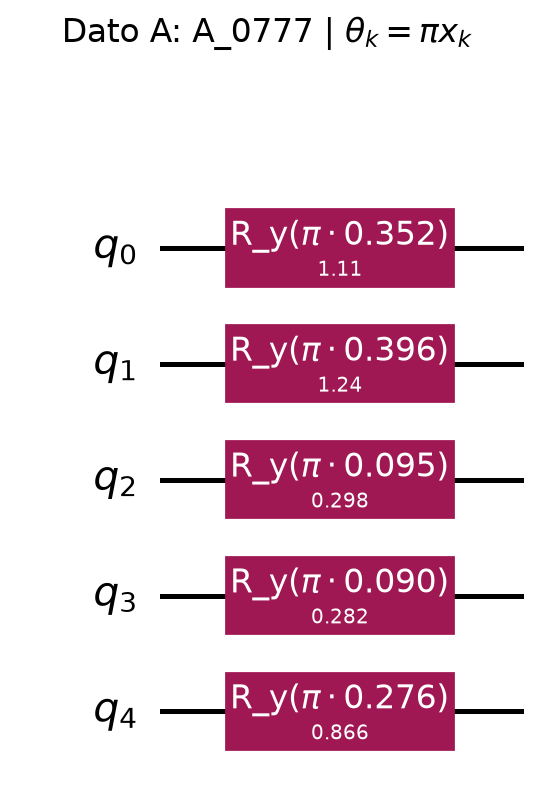
#> input picture tres_datos_finales/circuitos/circuito_dato_A.png, 550 x 799 px; its folder holds 3 pictures in this run
$ python 15_crear_figura_circuitos_ABC.py
#> lines starting #> are read from the running program, lines starting #| are printed output that depends on the picture
"""Compone los tres circuitos principales en una sola figura para el informe."""

from pathlib import Path

from PIL import Image, ImageDraw, ImageFont


ROOT = Path(__file__).resolve().parent.parent
SOURCE_DIR = ROOT / "tres_datos_finales" / "circuitos"
OUTPUT_DIR = ROOT / "figuras_informe"


def main():
    names = ("A", "B", "C")
    images = []
    for name in names:
        path = SOURCE_DIR / f"circuito_dato_{name}.png"
        with Image.open(path) as image:
#> image is the input picture: PIL image 550x799 RGBA; mean R, G, B, A 232.6, 207.2, 218.3, 255
            images.append(image.convert("RGB"))
    gap, label_height = 18, 26
    width = sum(image.width for image in images) + gap * (len(images) - 1)
#> width = 1686
    height = max(image.height for image in images) + label_height
#> height = 825
    sheet = Image.new("RGB", (width, height), "white")
#> sheet: PIL image 1686x825 RGB; every value is 255
    draw = ImageDraw.Draw(sheet)
    font = ImageFont.load_default()
    x = 0
    for name, image in zip(names, images):
        sheet.paste(image, (x, 0))
        draw.text((x + 8, image.height + 7), f"Dato {name}", fill="black", font=font)
        x += image.width + gap
#> this loop made 3 passes
#> (name, x) on passes 1 to 3: ('A', 568), ('B', 1136), ('C', 1704)
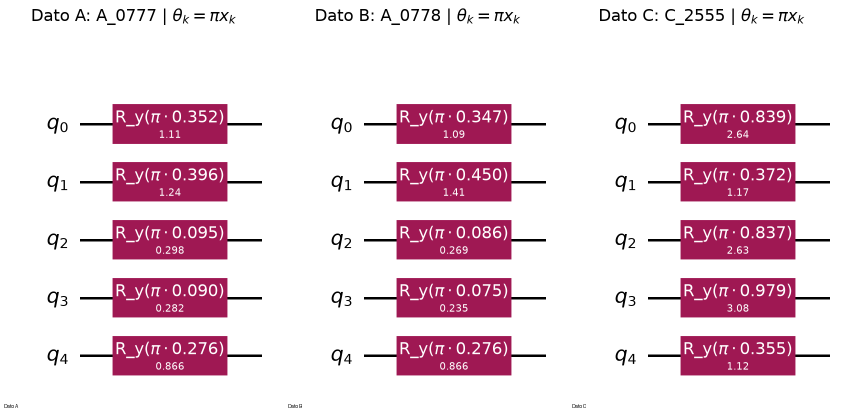
#> sheet: PIL image 1686x825 RGB (shown at 1/2 size); mean R, G, B 233.6, 209.6, 220.1
#> after the loop, x = 1704
    OUTPUT_DIR.mkdir(exist_ok=True)
    output = OUTPUT_DIR / "circuitos_principales_ABC.png"
    sheet.save(output, quality=95)
    print(output)


if __name__ == "__main__":
    main()
